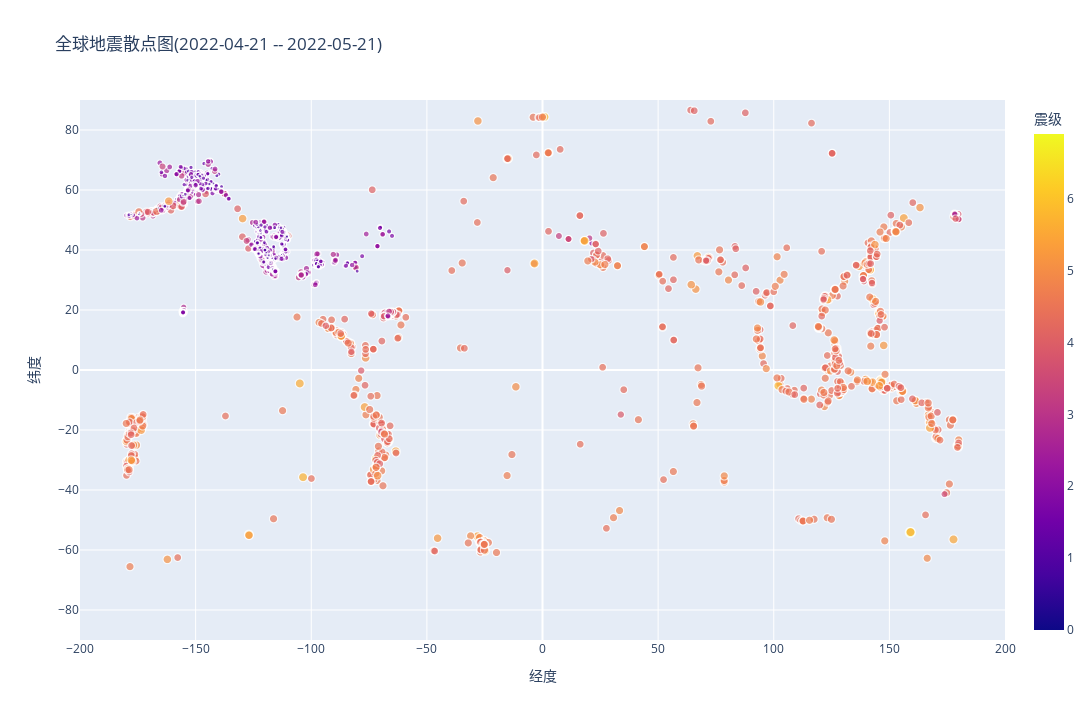

Notebook source saved alongside this figure:
### Code cell
mags = all_eq_data1['mag']
# print(mags)
titles = all_eq_data1['place']
lats = all_eq_data1['latitude']
lons = all_eq_data1['longitude']


data = pd.DataFrame(
  data = zip (lons, lats, titles, mags), columns = ['经度', '纬度', '位置', '震级']
)

fig = px.scatter(
  data,
  x = '经度', 
  y = '纬度',
  range_x = [-200, 200],
  range_y = [-90, 90],
  width = 1440,
  height = 720,
  title = '全球地震散点图(2022-04-21 -- 2022-05-21)',
  size = '震级',
  color = '震级',
  size_max = 10.0,
)
fig.write_html('global_earthquakes.html')
fig.show()

### Figure 1 — Plotly figure (JSON) as saved in the notebook; plotly's stock layout.template omitted (floating-point values rounded to 4 significant figures; data arrays with more than 128 entries replaced by an {"elided": "..."} marker saying what was removed)
{"data": [{"hovertemplate": "经度=%{x}<br>纬度=%{y}<br>震级=%{marker.color}<extra></extra>", "legendgroup": "", "marker": {"color": {"elided": "8423 float values"}, "coloraxis": "coloraxis", "size": {"elided": "8423 float values"}, "sizemode": "area", "sizeref": 0.069, "symbol": "circle"}, "mode": "markers", "name": "", "showlegend": false, "type": "scattergl", "x": {"elided": "8423 float values"}, "xaxis": "x", "y": {"elided": "8423 float values"}, "yaxis": "y"}], "layout": {"coloraxis": {"colorbar": {"title": {"text": "震级"}}, "colorscale": [[0, "#0d0887"], [0.1111, "#46039f"], [0.2222, "#7201a8"], [0.3333, "#9c179e"], [0.4444, "#bd3786"], [0.5556, "#d8576b"], [0.6667, "#ed7953"], [0.7778, "#fb9f3a"], [0.8889, "#fdca26"], [1, "#f0f921"]]}, "height": 720, "legend": {"itemsizing": "constant", "tracegroupgap": 0}, "title": {"text": "全球地震散点图(2022-04-21 -- 2022-05-21)"}, "width": 1440, "xaxis": {"anchor": "y", "domain": [0, 1], "range": [-200, 200], "title": {"text": "经度"}}, "yaxis": {"anchor": "x", "domain": [0, 1], "range": [-90, 90], "title": {"text": "纬度"}}}}
